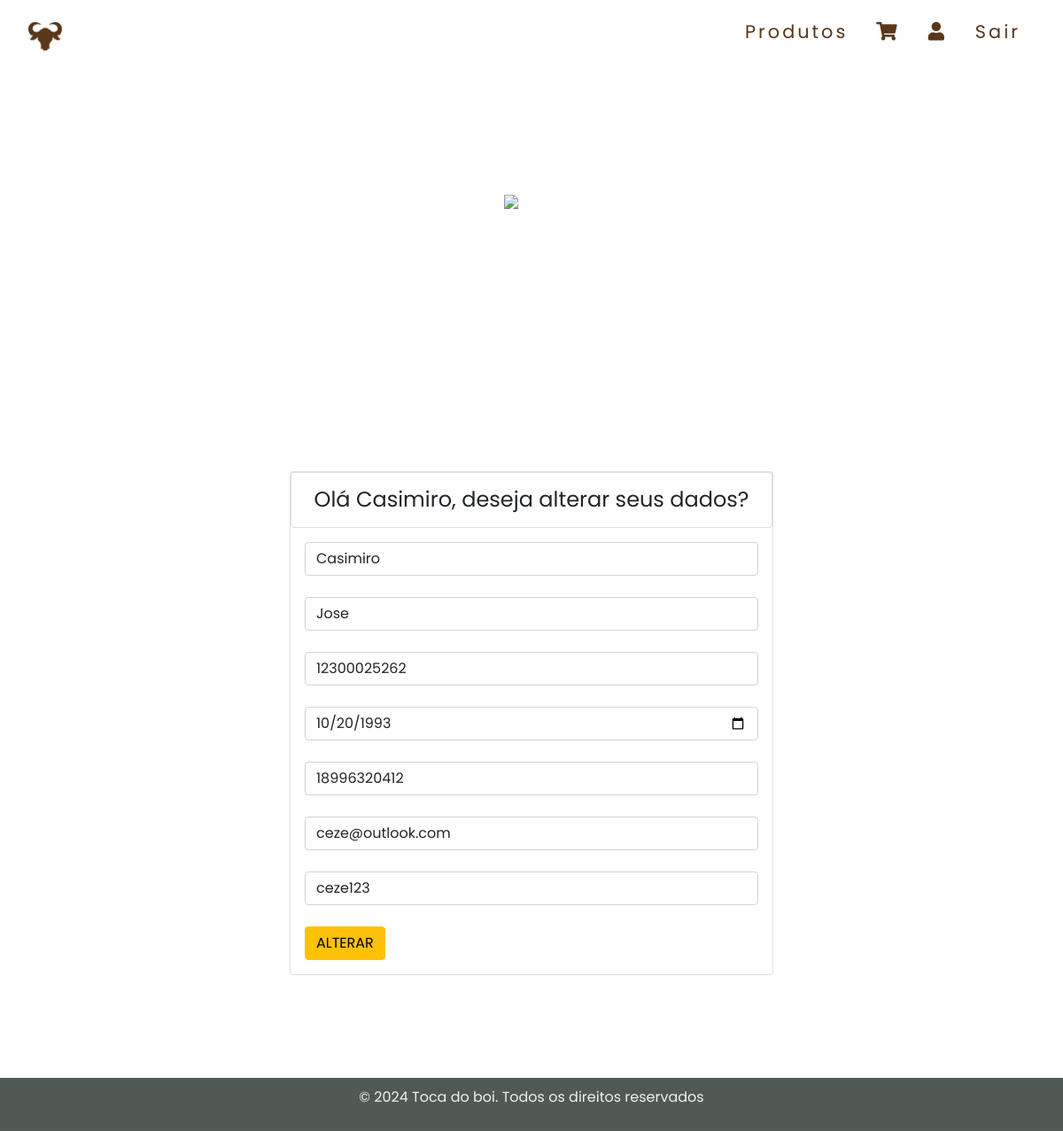
Page /view/clienteGerenciaUsuario.php (signed in) on the committed database.
### tables this page shows
CREATE TABLE `cliente` (
  `cod` int(11) NOT NULL,
  `cpf` varchar(15) NOT NULL,
  `nome` varchar(40) NOT NULL,
  `sobrenome` varchar(60) NOT NULL,
  `dataNascimento` date NOT NULL,
  `telefone` varchar(15) NOT NULL,
  `email` varchar(50) NOT NULL,
  `senha` varchar(20) NOT NULL
);

### model/BancoDeDados.php (called while the page is built, shortened)
<?php
class BancoDeDados{
    private $host;
    private $login;
    private $senha;
    private $dataBase;
    private function __construct($Host, $Login, $Senha, $DataBase){
        $this->host = $Host;
        $this->login = $Login;
        $this->senha = $Senha;
        $this->dataBase = $DataBase;
    }
    public function conectarBD(){
        $conexao = mysqli_connect($this->host,$this->login,$this->senha,$this->dataBase);
        return($conexao);
    }
    public function retornarClienteLogado($usuarioLogado){
        $conexao = $this->conectarBD();
        $consulta = "SELECT * FROM cliente WHERE cod = '{$usuarioLogado}'";
        $clienteLogado = mysqli_query($conexao,$consulta);
        return $clienteLogado;
    }
}
?>

### controller/Controlador.php (the view, shortened to what this page needs)
<?php
require_once("../model/BancoDeDados.php");
class Controlador{
    private $bancoDeDados;
    function __construct(){
        $this->bancoDeDados = BancoDeDados::getInstance();
    }
    public function visualizarClienteLogado(){
        $cli = "";
        $usuarioLogado = $_SESSION["cod"];
        $listaClientes = $this->bancoDeDados->retornarClienteLogado($usuarioLogado);
        while($cliente = mysqli_fetch_assoc($listaClientes)){
            $cli .=
            "<input id='input-log' type='hidden' class='form-control mb-4' Value='".$cliente['cod']."' placeholder='Nome' name='inputCod' readonly>" .
            "<div class='form-group'>" .
                "<input id='input-log' type='text' class='form-control mb-4' Value='".$cliente['nome']."' placeholder='Nome' name='inputNome' required>" .
            "</div>" .
            "<div class='form-group'>" .
                "<input id='input-log' type='text' class='form-control mb-4' Value='".$cliente['sobrenome']."' placeholder='Sobrenome' name='inputSobrenome' required>".
            "</div>" .
            "<div class='form-group'>" .
            "<input id='input-log' type='text' class='form-control mb-4' Value='".$cliente['cpf']."'placeholder='CPF' name='inputCPF' maxlength='11' required>" .
            "</div>" .
            "<div class='form-group'>" .
            "<input id='input-log' type='date' class='form-control mb-4' Value='".$cliente['dataNascimento']."' placeholder='Data de nascimento' name='inputDataNasc' required>" .
            "</div>".
            "<div class='form-group'>".
                "<input id='input-log' type='tel' class='form-control telefone mb-4' Value='".$cliente['telefone']."' pattern='\(?[0-9]{2}\)?\s?[0-9]{4,5}-?[0-9]{4}' placeholder='Telefone' name='inputTelefone' required>" .
            "</div>".
            "<div class='form-group'>".
                "<input id='input-log' type='email' class='form-control mb-4'  Value='".$cliente['email']."' placeholder='Email' name='inputEmail' required>" .
            "</div>".
            "<div class='form-group'>" .
                "<input id='input-log' type='text' class='form-control mb-4'  Value='".$cliente['senha']."' placeholder='Senha' name='inputSenha' required>" .
            "</div>"
            ;
        }
        return $cli;
    }
}
?>

### css/index.css (style rules this page uses)
* { box-sizing: border-box; margin: 0; padding: 0; }

### css/form.css (style rules this page uses)
* { margin: 0; padding: 0; box-sizing: border-box; font-family: Poppins; }

### rows in the picture
cliente: inputNome "Casimiro", inputSobrenome "Jose", inputCPF "12300025262", inputDataNasc "10/20/1993", inputTelefone "18996320412", inputEmail "ceze@outlook.com", inputSenha "ceze123"

### other values in the picture
$_SESSION['nome'] "Casimiro"
